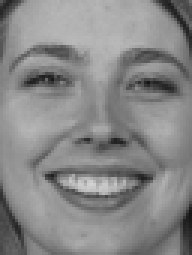
//> input picture hw3/HW3Images/female/04213d154_1.jp2, 64 x 85 px (shown 3 times larger)
$ ./hw3 HW3Images/female/04213d154_1.jp2   (built with g++ and OpenCV 4)
//> lines starting //> are read from the running program, lines starting //| are printed output that depends on the picture
#define _USE_MATH_DEFINES
#include <iostream>
#include <cmath>
#include <iomanip>
#include <cv.h>
#include <opencv2/core/core.hpp>
#include "opencv2/imgproc/imgproc.hpp"
#include <opencv2/highgui/highgui.hpp>
#include <iostream>
#include <fstream>

using namespace cv;
using namespace std;

void createGabKernel(double gaborKernel[][5],double sig, double th)
{
    int ks = 5;
    float pi = M_PI;
    int hks = (ks-1)/2;
    double theta = th*pi/180;
    double psi = 0*pi/180;
    double del = 2.0/(ks-1);
    double lmbd = 0.6;
    double sigma = sig/ks;
    double x_theta;
    double y_theta;
    for (int y=-hks; y<=hks; y++)
    {
        for (int x=-hks; x<=hks; x++)
        {
            x_theta = x*del*cos(theta)+y*del*sin(theta);
            y_theta = -x*del*sin(theta)+y*del*cos(theta);
            gaborKernel[hks+y][hks+x] = (double)exp(-0.5*(pow(x_theta,2)+pow(y_theta,2))/pow(sigma,2))* cos(2*pi*x_theta/lmbd + psi);
        }
    }
}

void createFilter(double gKernel[][5])
{
    // set standard deviation to 1.0
    double sigma = 3.0;
    double r, s = 2.0 * sigma * sigma;

    // sum is for normalization
    double sum = 0.0;

    // generate 5x5 kernel
    for (int x = -2; x <= 2; x++)
    {
        for(int y = -2; y <= 2; y++)
        {
            r = sqrt(x*x + y*y);
            gKernel[x + 2][y + 2] = (exp(-(r*r)/s))/(M_PI * s);
            sum += gKernel[x + 2][y + 2];
        }
    }

    /*/ normalize the Kernel
    for(int i = 0; i < 5; ++i)
        for(int j = 0; j < 5; ++j)
            gKernel[i][j] /= sum;
    */
}

string type2str(int type) {
  string r;

  uchar depth = type & CV_MAT_DEPTH_MASK;
  uchar chans = 1 + (type >> CV_CN_SHIFT);

  switch ( depth ) {
    case CV_8U:  r = "8U"; break;
    case CV_8S:  r = "8S"; break;
    case CV_16U: r = "16U"; break;
    case CV_16S: r = "16S"; break;
    case CV_32S: r = "32S"; break;
    case CV_32F: r = "32F"; break;
    case CV_64F: r = "64F"; break;
    default:     r = "User"; break;
  }

  r += "C";
  r += (chans+'0');

  return r;
}

int main(int argc, char** argv)
{
    //Read in the image
    if( argc != 2){
     cout <<" Usage: display_image ImageToLoadAndDisplay" << endl;
     return -1;
    }

    Mat image;
    image = imread(argv[1], 0);   // Read the file
//> image is the input picture: 85 rows x 64 cols, CV_8UC1; min 19, max 211, mean 135.8

    if(! image.data ){
        cout <<  "Could not open or find the image" << std::endl ;
        return -1;
    }

    //Create filter bank
    double gKernel[5][5];
    createFilter(gKernel);
    double logKernel[5][5] =
    {
      {0.0448,0.0468,0.0564,0.0468,0.0448},
      {0.0468,0.3167,0.7146,0.3167,0.0468},
      {0.0564,0.7146,-4.9048,0.7146,0.0564},
      {0.0468,0.3167,0.7146,0.3167,0.0468},
      {0.0448,0.0468,0.0564,0.0468,0.0448}
    };
    double gaborKernel1[5][5];
    double gaborKernel2[5][5];
    double gaborKernel3[5][5];
    double sig = 1.0;
    double theta1 = 30;
    double theta2 = 45;
    double theta3 = 60;
    createGabKernel(gaborKernel1, sig, theta1);
    createGabKernel(gaborKernel2, sig, theta2);
    createGabKernel(gaborKernel3, sig, theta3);
    Mat gKern = getGaussianKernel(5,3.0,CV_64F);
    Mat lKern = Mat(5,5,CV_64F,logKernel);
    Mat gabKern1 = getGaborKernel(Size(5,5),1.0,30.0,0.6,2.0,0.0);//Mat(5,5,CV_64F,gaborKernel1);
    Mat gabKern2 = getGaborKernel(Size(5,5),1.0,45.0,0.6,2.0,0.0);//Mat(5,5,CV_64F,gaborKernel2);
    Mat gabKern3 = getGaborKernel(Size(5,5),1.0,60.0,0.6,2.0,0.0);//Mat(5,5,CV_64F,gaborKernel3);

    //Get filter reponses
    Mat f1,f2,f3,f4,f5;
    image.convertTo(image,CV_64F);
//> image: 85 rows x 64 cols, CV_64FC1
    GaussianBlur(image, f1, Size(5,5),3.0,3.0,BORDER_DEFAULT);//CV_64F , gKern, Point(-1,-1), 0, BORDER_DEFAULT );
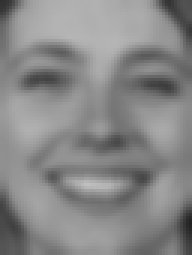
//> f1: 85 rows x 64 cols, CV_64FC1 (shown 3 times larger); min 34.74, max 192.1, mean 136
    filter2D(image, f2, CV_64F , lKern, Point(-1,-1), 0, BORDER_DEFAULT );
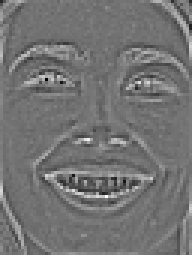
//> f2: 85 rows x 64 cols, CV_64FC1 (shown 3 times larger); min -233.6, max 283.2, mean 0.6; drawn with min black and max white
    filter2D(image, f3, CV_64F , gabKern1, Point(-1,-1), 0, BORDER_DEFAULT );
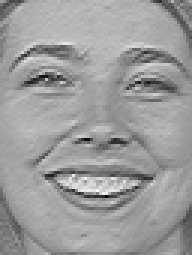
//> f3: 85 rows x 64 cols, CV_64FC1 (shown 3 times larger); min -35.63, max 85.22, mean 38.7; drawn with min black and max white
    filter2D(image, f4, CV_64F , gabKern2, Point(-1,-1), 0, BORDER_DEFAULT );
    filter2D(image, f5, CV_64F , gabKern3, Point(-1,-1), 0, BORDER_DEFAULT );
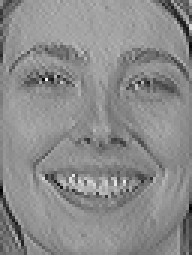
//> f5: 85 rows x 64 cols, CV_64FC1 (shown 3 times larger); min -21.82, max 63.66, mean 25; drawn with min black and max white

    //Concatenate features
    Mat f12,f123,f1234,features;
    hconcat(f1.reshape(1,1),f2.reshape(1,1),f12);
//> f12 = 10880 values, max 283.2 at index 9635, min -233.6 at index 7119, mean 68.3
    hconcat(f12,f3.reshape(1,1),f123);
//> f123 = 16320 values, max 283.2 at index 9635, min -233.6 at index 7119, mean 58.44
    hconcat(f123,f4.reshape(1,1),f1234);
    hconcat(f1234,f5.reshape(1,1),features);

    //Read in hyperplane and bias
    ifstream inpStream;
    inpStream.open("svm_model");

    //Dot product and add bias
    double bias;
    double hyperplane[27200];
    double output = 0.0;
    string line;
    getline(inpStream,line);
    inpStream >> bias;
    getline(inpStream,line);
    getline(inpStream,line);
    getline(inpStream,line);
    for(int i=0;i<27200;i++){
      inpStream >> hyperplane[i];
      output += features.at<double>(i)*hyperplane[i];
    }
//> after the loop, output = 0

    //Print class
    if(output+bias >= 0)
      cout << "Female" << endl;
    else
      cout << "Male" << endl;
}

$ run again, on hw3/HW3Images/female/04316d46_1.jp2
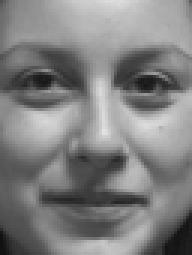
//> input picture hw3/HW3Images/female/04316d46_1.jp2, 64 x 85 px (shown 3 times larger)
//> image is the input picture: 85 rows x 64 cols, CV_8UC1; min 17, max 225, mean 128.5
//> image: 85 rows x 64 cols, CV_64FC1
//> `filter2D(image, f2, CV_64F , lKern, Point(-1,-1), 0, BORDER_DEFAULT );`:
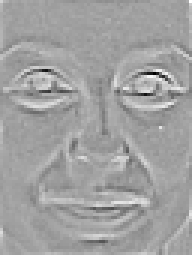
//> f2: 85 rows x 64 cols, CV_64FC1 (shown 3 times larger); min -275.7, max 160.7, mean 0.2; drawn with min black and max white
//> `filter2D(image, f5, CV_64F , gabKern3, Point(-1,-1), 0, BORDER_DEFAULT..`:
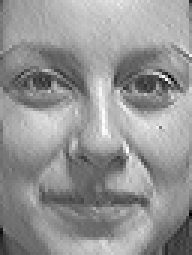
//> f5: 85 rows x 64 cols, CV_64FC1 (shown 3 times larger); min -11.27, max 48.39, mean 23.7; drawn with min black and max white
//> f12 = 10880 values, max 212.2 at index 39, min -275.7 at index 7027, mean 64.4
//> f123 = 16320 values, max 212.2 at index 39, min -275.7 at index 7027, mean 55.15
//> after the loop `for(int i=0;i<27200;i++)`: output = 0

$ run again, on hw3/HW3Images/female/04327d72_1.jp2
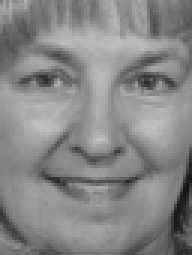
//> input picture hw3/HW3Images/female/04327d72_1.jp2, 64 x 85 px (shown 3 times larger)
//> image is the input picture: 85 rows x 64 cols, CV_8UC1; min 19, max 196, mean 134.6
//> image: 85 rows x 64 cols, CV_64FC1
//> `filter2D(image, f2, CV_64F , lKern, Point(-1,-1), 0, BORDER_DEFAULT );`:
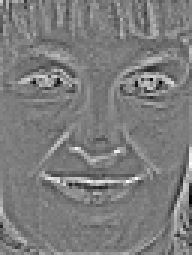
//> f2: 85 rows x 64 cols, CV_64FC1 (shown 3 times larger); min -190.1, max 198.6, mean 0.1; drawn with min black and max white
//> `filter2D(image, f5, CV_64F , gabKern3, Point(-1,-1), 0, BORDER_DEFAULT..`:
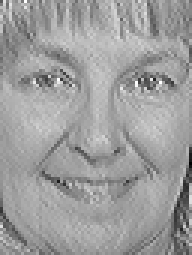
//> f5: 85 rows x 64 cols, CV_64FC1 (shown 3 times larger); min -21.1, max 53.04, mean 24.8; drawn with min black and max white
//> f12 = 10880 values, max 198.6 at index 9322, min -190.1 at index 7221, mean 67.39
//> f123 = 16320 values, max 198.6 at index 9322, min -190.1 at index 7221, mean 57.72
//> after the loop `for(int i=0;i<27200;i++)`: output = 0

$ run again, on hw3/HW3Images/female/04335d122_1.jp2
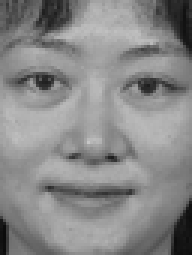
//> input picture hw3/HW3Images/female/04335d122_1.jp2, 64 x 85 px (shown 3 times larger)
//> image is the input picture: 85 rows x 64 cols, CV_8UC1; min 11, max 198, mean 136.2
//> image: 85 rows x 64 cols, CV_64FC1
//> `filter2D(image, f2, CV_64F , lKern, Point(-1,-1), 0, BORDER_DEFAULT );`:
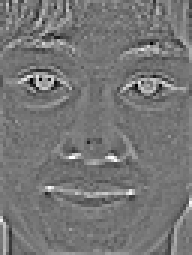
//> f2: 85 rows x 64 cols, CV_64FC1 (shown 3 times larger); min -196.7, max 227.9, mean 0.2; drawn with min black and max white
//> `filter2D(image, f5, CV_64F , gabKern3, Point(-1,-1), 0, BORDER_DEFAULT..`:
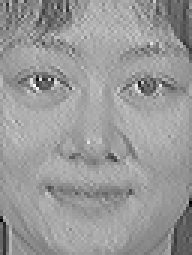
//> f5: 85 rows x 64 cols, CV_64FC1 (shown 3 times larger); min -29.98, max 61.49, mean 25.1; drawn with min black and max white
//> f12 = 10880 values, max 227.9 at index 8805, min -196.7 at index 7277, mean 68.27
//> f123 = 16320 values, max 227.9 at index 8805, min -196.7 at index 7277, mean 58.46
//> after the loop `for(int i=0;i<27200;i++)`: output = 0
